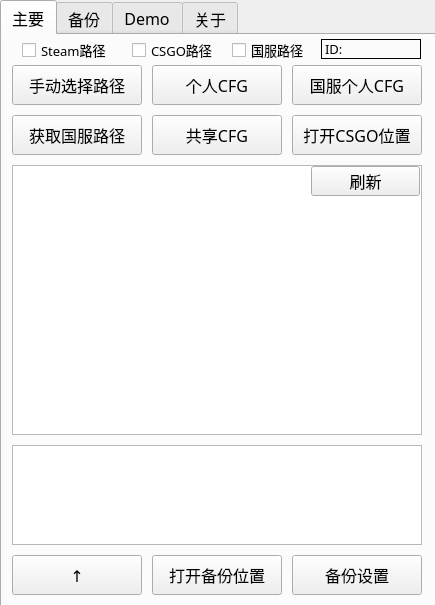
<?xml version="1.0" encoding="UTF-8"?>
<ui version="4.0">
 <class>MainWindow</class>
 <widget class="QMainWindow" name="MainWindow">
  <property name="geometry">
   <rect>
    <x>0</x>
    <y>0</y>
    <width>435</width>
    <height>605</height>
   </rect>
  </property>
  <property name="minimumSize">
   <size>
    <width>435</width>
    <height>605</height>
   </size>
  </property>
  <property name="maximumSize">
   <size>
    <width>435</width>
    <height>605</height>
   </size>
  </property>
  <property name="font">
   <font>
    <family>微软雅黑</family>
    <pointsize>10</pointsize>
   </font>
  </property>
  <property name="windowTitle">
   <string>MainWindow</string>
  </property>
  <widget class="QWidget" name="centralwidget">
   <property name="minimumSize">
    <size>
     <width>435</width>
     <height>605</height>
    </size>
   </property>
   <property name="maximumSize">
    <size>
     <width>435</width>
     <height>605</height>
    </size>
   </property>
   <property name="font">
    <font>
     <family>微软雅黑</family>
     <pointsize>10</pointsize>
     <weight>50</weight>
     <bold>false</bold>
    </font>
   </property>
   <widget class="QTabWidget" name="tabWidget">
    <property name="enabled">
     <bool>true</bool>
    </property>
    <property name="geometry">
     <rect>
      <x>0</x>
      <y>0</y>
      <width>440</width>
      <height>610</height>
     </rect>
    </property>
    <property name="minimumSize">
     <size>
      <width>440</width>
      <height>610</height>
     </size>
    </property>
    <property name="maximumSize">
     <size>
      <width>440</width>
      <height>610</height>
     </size>
    </property>
    <property name="font">
     <font>
      <family>微软雅黑</family>
      <pointsize>12</pointsize>
      <weight>50</weight>
      <bold>false</bold>
     </font>
    </property>
    <property name="tabPosition">
     <enum>QTabWidget::North</enum>
    </property>
    <property name="tabShape">
     <enum>QTabWidget::Rounded</enum>
    </property>
    <property name="currentIndex">
     <number>0</number>
    </property>
    <property name="tabBarAutoHide">
     <bool>false</bool>
    </property>
    <widget class="QWidget" name="TabMain">
     <property name="enabled">
      <bool>true</bool>
     </property>
     <property name="minimumSize">
      <size>
       <width>440</width>
       <height>605</height>
      </size>
     </property>
     <attribute name="title">
      <string>主要</string>
     </attribute>
     <widget class="QTableWidget" name="userdata">
      <property name="enabled">
       <bool>true</bool>
      </property>
      <property name="geometry">
       <rect>
        <x>10</x>
        <y>130</y>
        <width>410</width>
        <height>270</height>
       </rect>
      </property>
      <property name="font">
       <font>
        <family>微软雅黑</family>
        <pointsize>12</pointsize>
        <weight>50</weight>
        <bold>false</bold>
       </font>
      </property>
      <property name="styleSheet">
       <string notr="true"/>
      </property>
      <property name="frameShape">
       <enum>QFrame::StyledPanel</enum>
      </property>
      <property name="frameShadow">
       <enum>QFrame::Sunken</enum>
      </property>
      <property name="verticalScrollBarPolicy">
       <enum>Qt::ScrollBarAlwaysOff</enum>
      </property>
      <property name="horizontalScrollBarPolicy">
       <enum>Qt::ScrollBarAlwaysOff</enum>
      </property>
      <property name="textElideMode">
       <enum>Qt::ElideRight</enum>
      </property>
      <property name="verticalScrollMode">
       <enum>QAbstractItemView::ScrollPerPixel</enum>
      </property>
      <property name="horizontalScrollMode">
       <enum>QAbstractItemView::ScrollPerPixel</enum>
      </property>
      <property name="rowCount">
       <number>0</number>
      </property>
      <property name="columnCount">
       <number>0</number>
      </property>
      <attribute name="horizontalHeaderHighlightSections">
       <bool>false</bool>
      </attribute>
      <attribute name="verticalHeaderVisible">
       <bool>false</bool>
      </attribute>
      <attribute name="verticalHeaderHighlightSections">
       <bool>false</bool>
      </attribute>
     </widget>
     <widget class="QPushButton" name="opencsgocfg">
      <property name="geometry">
       <rect>
        <x>150</x>
        <y>80</y>
        <width>130</width>
        <height>40</height>
       </rect>
      </property>
      <property name="font">
       <font>
        <family>微软雅黑</family>
        <pointsize>12</pointsize>
        <weight>50</weight>
        <bold>false</bold>
       </font>
      </property>
      <property name="text">
       <string>共享CFG</string>
      </property>
     </widget>
     <widget class="QPushButton" name="openlocalcfg">
      <property name="geometry">
       <rect>
        <x>150</x>
        <y>30</y>
        <width>130</width>
        <height>40</height>
       </rect>
      </property>
      <property name="font">
       <font>
        <family>微软雅黑</family>
        <pointsize>12</pointsize>
        <weight>50</weight>
        <bold>false</bold>
       </font>
      </property>
      <property name="text">
       <string>个人CFG</string>
      </property>
     </widget>
     <widget class="QPushButton" name="manualBtn">
      <property name="geometry">
       <rect>
        <x>10</x>
        <y>30</y>
        <width>130</width>
        <height>40</height>
       </rect>
      </property>
      <property name="font">
       <font>
        <family>微软雅黑</family>
        <pointsize>12</pointsize>
        <weight>50</weight>
        <bold>false</bold>
       </font>
      </property>
      <property name="text">
       <string>手动选择路径</string>
      </property>
     </widget>
     <widget class="QPushButton" name="openCNlocalcfg">
      <property name="geometry">
       <rect>
        <x>290</x>
        <y>30</y>
        <width>130</width>
        <height>40</height>
       </rect>
      </property>
      <property name="font">
       <font>
        <family>微软雅黑</family>
        <pointsize>12</pointsize>
        <weight>50</weight>
        <bold>false</bold>
       </font>
      </property>
      <property name="text">
       <string>国服个人CFG</string>
      </property>
     </widget>
     <widget class="QPushButton" name="getUserDataBtn">
      <property name="geometry">
       <rect>
        <x>309</x>
        <y>131</y>
        <width>109</width>
        <height>30</height>
       </rect>
      </property>
      <property name="font">
       <font>
        <family>微软雅黑</family>
        <pointsize>12</pointsize>
        <weight>50</weight>
        <bold>false</bold>
       </font>
      </property>
      <property name="text">
       <string>刷新</string>
      </property>
     </widget>
     <widget class="QPushButton" name="getLauncherPathBtn">
      <property name="geometry">
       <rect>
        <x>10</x>
        <y>80</y>
        <width>130</width>
        <height>40</height>
       </rect>
      </property>
      <property name="font">
       <font>
        <family>微软雅黑</family>
        <pointsize>12</pointsize>
        <weight>50</weight>
        <bold>false</bold>
       </font>
      </property>
      <property name="text">
       <string>获取国服路径</string>
      </property>
     </widget>
     <widget class="QPushButton" name="backupSetting">
      <property name="geometry">
       <rect>
        <x>290</x>
        <y>520</y>
        <width>130</width>
        <height>40</height>
       </rect>
      </property>
      <property name="font">
       <font>
        <family>微软雅黑</family>
        <pointsize>12</pointsize>
        <weight>50</weight>
        <bold>false</bold>
       </font>
      </property>
      <property name="text">
       <string>备份设置</string>
      </property>
     </widget>
     <widget class="QPushButton" name="openBackupLoc">
      <property name="geometry">
       <rect>
        <x>150</x>
        <y>520</y>
        <width>130</width>
        <height>40</height>
       </rect>
      </property>
      <property name="font">
       <font>
        <family>微软雅黑</family>
        <pointsize>12</pointsize>
        <weight>50</weight>
        <bold>false</bold>
       </font>
      </property>
      <property name="text">
       <string>打开备份位置</string>
      </property>
     </widget>
     <widget class="QTableWidget" name="backupdata">
      <property name="geometry">
       <rect>
        <x>10</x>
        <y>410</y>
        <width>410</width>
        <height>100</height>
       </rect>
      </property>
      <property name="font">
       <font>
        <family>微软雅黑</family>
        <pointsize>10</pointsize>
        <weight>50</weight>
        <bold>false</bold>
       </font>
      </property>
      <property name="verticalScrollBarPolicy">
       <enum>Qt::ScrollBarAlwaysOff</enum>
      </property>
      <property name="horizontalScrollBarPolicy">
       <enum>Qt::ScrollBarAlwaysOff</enum>
      </property>
      <attribute name="horizontalHeaderHighlightSections">
       <bool>false</bool>
      </attribute>
      <attribute name="verticalHeaderVisible">
       <bool>false</bool>
      </attribute>
      <attribute name="verticalHeaderHighlightSections">
       <bool>false</bool>
      </attribute>
     </widget>
     <widget class="QCheckBox" name="checkSteamPath">
      <property name="enabled">
       <bool>true</bool>
      </property>
      <property name="geometry">
       <rect>
        <x>20</x>
        <y>5</y>
        <width>100</width>
        <height>20</height>
       </rect>
      </property>
      <property name="font">
       <font>
        <family>微软雅黑</family>
        <pointsize>10</pointsize>
        <weight>50</weight>
        <bold>false</bold>
       </font>
      </property>
      <property name="layoutDirection">
       <enum>Qt::LeftToRight</enum>
      </property>
      <property name="text">
       <string>Steam路径</string>
      </property>
      <property name="checkable">
       <bool>true</bool>
      </property>
      <property name="checked">
       <bool>false</bool>
      </property>
      <property name="tristate">
       <bool>false</bool>
      </property>
     </widget>
     <widget class="QCheckBox" name="checkLauncherPath">
      <property name="enabled">
       <bool>true</bool>
      </property>
      <property name="geometry">
       <rect>
        <x>230</x>
        <y>5</y>
        <width>90</width>
        <height>20</height>
       </rect>
      </property>
      <property name="font">
       <font>
        <family>微软雅黑</family>
        <pointsize>10</pointsize>
        <weight>50</weight>
        <bold>false</bold>
       </font>
      </property>
      <property name="layoutDirection">
       <enum>Qt::LeftToRight</enum>
      </property>
      <property name="autoFillBackground">
       <bool>false</bool>
      </property>
      <property name="text">
       <string>国服路径</string>
      </property>
     </widget>
     <widget class="QCheckBox" name="checkCsgoPath">
      <property name="enabled">
       <bool>true</bool>
      </property>
      <property name="geometry">
       <rect>
        <x>130</x>
        <y>5</y>
        <width>100</width>
        <height>20</height>
       </rect>
      </property>
      <property name="font">
       <font>
        <family>微软雅黑</family>
        <pointsize>10</pointsize>
        <weight>50</weight>
        <bold>false</bold>
       </font>
      </property>
      <property name="layoutDirection">
       <enum>Qt::LeftToRight</enum>
      </property>
      <property name="text">
       <string>CSGO路径</string>
      </property>
     </widget>
     <widget class="QPushButton" name="zipBackupdata">
      <property name="geometry">
       <rect>
        <x>10</x>
        <y>520</y>
        <width>130</width>
        <height>40</height>
       </rect>
      </property>
      <property name="font">
       <font>
        <family>微软雅黑</family>
        <pointsize>12</pointsize>
        <weight>50</weight>
        <bold>false</bold>
       </font>
      </property>
      <property name="text">
       <string>↑</string>
      </property>
     </widget>
     <widget class="QLabel" name="checkSteamID">
      <property name="geometry">
       <rect>
        <x>319</x>
        <y>4</y>
        <width>100</width>
        <height>20</height>
       </rect>
      </property>
      <property name="font">
       <font>
        <family>微软雅黑</family>
        <pointsize>10</pointsize>
        <weight>50</weight>
        <bold>false</bold>
       </font>
      </property>
      <property name="frameShape">
       <enum>QFrame::Box</enum>
      </property>
      <property name="text">
       <string>ID: </string>
      </property>
     </widget>
     <widget class="QPushButton" name="opencsgoDir">
      <property name="geometry">
       <rect>
        <x>290</x>
        <y>80</y>
        <width>130</width>
        <height>40</height>
       </rect>
      </property>
      <property name="font">
       <font>
        <family>微软雅黑</family>
        <pointsize>12</pointsize>
        <weight>50</weight>
        <bold>false</bold>
       </font>
      </property>
      <property name="text">
       <string>打开CSGO位置</string>
      </property>
     </widget>
     <zorder>userdata</zorder>
     <zorder>backupdata</zorder>
     <zorder>opencsgocfg</zorder>
     <zorder>openlocalcfg</zorder>
     <zorder>manualBtn</zorder>
     <zorder>openCNlocalcfg</zorder>
     <zorder>getUserDataBtn</zorder>
     <zorder>getLauncherPathBtn</zorder>
     <zorder>backupSetting</zorder>
     <zorder>openBackupLoc</zorder>
     <zorder>checkSteamPath</zorder>
     <zorder>checkLauncherPath</zorder>
     <zorder>checkCsgoPath</zorder>
     <zorder>zipBackupdata</zorder>
     <zorder>checkSteamID</zorder>
     <zorder>opencsgoDir</zorder>
    </widget>
    <widget class="QWidget" name="TabSetting">
     <attribute name="title">
      <string>备份</string>
     </attribute>
     <widget class="QPushButton" name="solveVAC">
      <property name="enabled">
       <bool>false</bool>
      </property>
      <property name="geometry">
       <rect>
        <x>290</x>
        <y>60</y>
        <width>130</width>
        <height>40</height>
       </rect>
      </property>
      <property name="font">
       <font>
        <family>微软雅黑</family>
        <pointsize>12</pointsize>
        <weight>50</weight>
        <bold>false</bold>
       </font>
      </property>
      <property name="text">
       <string>解决VAC验证</string>
      </property>
     </widget>
     <widget class="QPushButton" name="reloadHarmony">
      <property name="geometry">
       <rect>
        <x>290</x>
        <y>160</y>
        <width>130</width>
        <height>40</height>
       </rect>
      </property>
      <property name="font">
       <font>
        <family>微软雅黑</family>
        <pointsize>12</pointsize>
        <weight>50</weight>
        <bold>false</bold>
       </font>
      </property>
      <property name="text">
       <string>反和谐恢复</string>
      </property>
     </widget>
     <widget class="QPushButton" name="antiHarmony">
      <property name="geometry">
       <rect>
        <x>290</x>
        <y>110</y>
        <width>130</width>
        <height>40</height>
       </rect>
      </property>
      <property name="font">
       <font>
        <family>微软雅黑</family>
        <pointsize>12</pointsize>
        <weight>50</weight>
        <bold>false</bold>
       </font>
      </property>
      <property name="text">
       <string>国服反和谐</string>
      </property>
     </widget>
     <widget class="QPlainTextEdit" name="debug">
      <property name="enabled">
       <bool>false</bool>
      </property>
      <property name="geometry">
       <rect>
        <x>10</x>
        <y>210</y>
        <width>410</width>
        <height>350</height>
       </rect>
      </property>
      <property name="font">
       <font>
        <family>微软雅黑</family>
        <pointsize>12</pointsize>
        <weight>50</weight>
        <bold>false</bold>
       </font>
      </property>
      <property name="plainText">
       <string/>
      </property>
      <property name="placeholderText">
       <string>debug</string>
      </property>
     </widget>
     <widget class="QPushButton" name="ManualSteamID">
      <property name="geometry">
       <rect>
        <x>290</x>
        <y>10</y>
        <width>130</width>
        <height>40</height>
       </rect>
      </property>
      <property name="font">
       <font>
        <family>微软雅黑</family>
        <pointsize>12</pointsize>
        <weight>50</weight>
        <bold>false</bold>
       </font>
      </property>
      <property name="text">
       <string>确定</string>
      </property>
     </widget>
     <widget class="QTextEdit" name="textID">
      <property name="geometry">
       <rect>
        <x>10</x>
        <y>10</y>
        <width>270</width>
        <height>40</height>
       </rect>
      </property>
      <property name="font">
       <font>
        <family>微软雅黑</family>
        <pointsize>16</pointsize>
        <weight>50</weight>
        <bold>false</bold>
       </font>
      </property>
      <property name="styleSheet">
       <string notr="true"/>
      </property>
      <property name="verticalScrollBarPolicy">
       <enum>Qt::ScrollBarAlwaysOff</enum>
      </property>
      <property name="horizontalScrollBarPolicy">
       <enum>Qt::ScrollBarAlwaysOff</enum>
      </property>
      <property name="html">
       <string>&lt;!DOCTYPE HTML PUBLIC &quot;-//W3C//DTD HTML 4.0//EN&quot; &quot;http://www.w3.org/TR/REC-html40/strict.dtd&quot;&gt;
&lt;html&gt;&lt;head&gt;&lt;meta name=&quot;qrichtext&quot; content=&quot;1&quot; /&gt;&lt;style type=&quot;text/css&quot;&gt;
p, li { white-space: pre-wrap; }
&lt;/style&gt;&lt;/head&gt;&lt;body style=&quot; font-family:'微软雅黑','微软雅黑','微软雅黑','微软雅黑'; font-size:16pt; font-weight:400; font-style:normal;&quot;&gt;
&lt;p style=&quot;-qt-paragraph-type:empty; margin-top:0px; margin-bottom:0px; margin-left:0px; margin-right:0px; -qt-block-indent:0; text-indent:0px; font-family:'微软雅黑'; font-size:14pt;&quot;&gt;&lt;br /&gt;&lt;/p&gt;&lt;/body&gt;&lt;/html&gt;</string>
      </property>
      <property name="placeholderText">
       <string> 手动输入SteamID</string>
      </property>
     </widget>
    </widget>
    <widget class="QWidget" name="TabDemo">
     <attribute name="title">
      <string>Demo</string>
     </attribute>
     <widget class="QCheckBox" name="autoDownload">
      <property name="geometry">
       <rect>
        <x>20</x>
        <y>470</y>
        <width>190</width>
        <height>40</height>
       </rect>
      </property>
      <property name="font">
       <font>
        <family>微软雅黑</family>
        <pointsize>12</pointsize>
        <weight>50</weight>
        <bold>false</bold>
       </font>
      </property>
      <property name="layoutDirection">
       <enum>Qt::LeftToRight</enum>
      </property>
      <property name="text">
       <string>自动开始下载       </string>
      </property>
     </widget>
     <widget class="QTextEdit" name="dragArea">
      <property name="geometry">
       <rect>
        <x>10</x>
        <y>40</y>
        <width>410</width>
        <height>190</height>
       </rect>
      </property>
      <property name="sizePolicy">
       <sizepolicy hsizetype="Expanding" vsizetype="Expanding">
        <horstretch>0</horstretch>
        <verstretch>0</verstretch>
       </sizepolicy>
      </property>
      <property name="font">
       <font>
        <family>微软雅黑</family>
        <pointsize>12</pointsize>
        <weight>50</weight>
        <bold>false</bold>
       </font>
      </property>
      <property name="styleSheet">
       <string notr="true"/>
      </property>
      <property name="frameShape">
       <enum>QFrame::StyledPanel</enum>
      </property>
      <property name="frameShadow">
       <enum>QFrame::Plain</enum>
      </property>
      <property name="verticalScrollBarPolicy">
       <enum>Qt::ScrollBarAlwaysOff</enum>
      </property>
      <property name="horizontalScrollBarPolicy">
       <enum>Qt::ScrollBarAlwaysOff</enum>
      </property>
      <property name="cursorWidth">
       <number>0</number>
      </property>
      <property name="placeholderText">
       <string/>
      </property>
     </widget>
     <widget class="QTextEdit" name="dispURL">
      <property name="geometry">
       <rect>
        <x>10</x>
        <y>269</y>
        <width>410</width>
        <height>190</height>
       </rect>
      </property>
      <property name="font">
       <font>
        <family>微软雅黑</family>
        <pointsize>12</pointsize>
        <weight>50</weight>
        <bold>false</bold>
       </font>
      </property>
     </widget>
     <widget class="QPushButton" name="clipURL">
      <property name="geometry">
       <rect>
        <x>210</x>
        <y>520</y>
        <width>210</width>
        <height>40</height>
       </rect>
      </property>
      <property name="font">
       <font>
        <family>微软雅黑</family>
        <pointsize>12</pointsize>
        <weight>50</weight>
        <bold>false</bold>
       </font>
      </property>
      <property name="text">
       <string>复制链接</string>
      </property>
     </widget>
     <widget class="QPushButton" name="downURL">
      <property name="geometry">
       <rect>
        <x>210</x>
        <y>470</y>
        <width>210</width>
        <height>40</height>
       </rect>
      </property>
      <property name="font">
       <font>
        <family>微软雅黑</family>
        <pointsize>12</pointsize>
        <weight>50</weight>
        <bold>false</bold>
       </font>
      </property>
      <property name="text">
       <string>开始下载</string>
      </property>
     </widget>
     <widget class="QCheckBox" name="autoClip">
      <property name="geometry">
       <rect>
        <x>20</x>
        <y>520</y>
        <width>190</width>
        <height>40</height>
       </rect>
      </property>
      <property name="font">
       <font>
        <family>微软雅黑</family>
        <pointsize>12</pointsize>
        <weight>50</weight>
        <bold>false</bold>
       </font>
      </property>
      <property name="layoutDirection">
       <enum>Qt::LeftToRight</enum>
      </property>
      <property name="text">
       <string>自动复制到剪贴板</string>
      </property>
     </widget>
     <widget class="QLabel" name="labelDispURL">
      <property name="geometry">
       <rect>
        <x>10</x>
        <y>240</y>
        <width>410</width>
        <height>30</height>
       </rect>
      </property>
      <property name="font">
       <font>
        <family>微软雅黑</family>
        <pointsize>12</pointsize>
        <weight>50</weight>
        <bold>false</bold>
       </font>
      </property>
      <property name="text">
       <string>生成的链接：</string>
      </property>
     </widget>
     <widget class="QLabel" name="labelSharecode">
      <property name="geometry">
       <rect>
        <x>10</x>
        <y>10</y>
        <width>410</width>
        <height>30</height>
       </rect>
      </property>
      <property name="font">
       <font>
        <family>微软雅黑</family>
        <pointsize>12</pointsize>
        <weight>50</weight>
        <bold>false</bold>
       </font>
      </property>
      <property name="text">
       <string>DEMO分享链接转换：（拖拽或粘贴到此处，等待10s）</string>
      </property>
     </widget>
     <widget class="QLabel" name="labelDragArea">
      <property name="geometry">
       <rect>
        <x>10</x>
        <y>40</y>
        <width>410</width>
        <height>190</height>
       </rect>
      </property>
      <property name="font">
       <font>
        <family>微软雅黑</family>
        <pointsize>40</pointsize>
        <weight>50</weight>
        <bold>false</bold>
       </font>
      </property>
      <property name="styleSheet">
       <string notr="true">color: gray;</string>
      </property>
      <property name="text">
       <string>拖拽/粘贴</string>
      </property>
      <property name="alignment">
       <set>Qt::AlignCenter</set>
      </property>
     </widget>
    </widget>
    <widget class="QWidget" name="TabInfo">
     <property name="enabled">
      <bool>true</bool>
     </property>
     <property name="minimumSize">
      <size>
       <width>400</width>
       <height>500</height>
      </size>
     </property>
     <attribute name="title">
      <string>关于</string>
     </attribute>
     <widget class="QTextEdit" name="textEdit">
      <property name="enabled">
       <bool>true</bool>
      </property>
      <property name="geometry">
       <rect>
        <x>10</x>
        <y>10</y>
        <width>410</width>
        <height>550</height>
       </rect>
      </property>
      <property name="font">
       <font>
        <family>微软雅黑</family>
        <pointsize>18</pointsize>
        <weight>50</weight>
        <bold>false</bold>
       </font>
      </property>
      <property name="styleSheet">
       <string notr="true">background-color:Gainsboro;
border-radius:10px;</string>
      </property>
      <property name="verticalScrollBarPolicy">
       <enum>Qt::ScrollBarAlwaysOff</enum>
      </property>
      <property name="horizontalScrollBarPolicy">
       <enum>Qt::ScrollBarAlwaysOff</enum>
      </property>
      <property name="html">
       <string>&lt;!DOCTYPE HTML PUBLIC &quot;-//W3C//DTD HTML 4.0//EN&quot; &quot;http://www.w3.org/TR/REC-html40/strict.dtd&quot;&gt;
&lt;html&gt;&lt;head&gt;&lt;meta name=&quot;qrichtext&quot; content=&quot;1&quot; /&gt;&lt;style type=&quot;text/css&quot;&gt;
p, li { white-space: pre-wrap; }
&lt;/style&gt;&lt;/head&gt;&lt;body style=&quot; font-family:'微软雅黑'; font-size:18pt; font-weight:400; font-style:normal;&quot;&gt;
&lt;p align=&quot;center&quot; style=&quot; margin-top:0px; margin-bottom:0px; margin-left:0px; margin-right:0px; -qt-block-indent:0; text-indent:0px;&quot;&gt;&lt;span style=&quot; font-family:'更纱黑体 SC';&quot;&gt;CSGO工具箱V1.0.2&lt;/span&gt;&lt;/p&gt;
&lt;p align=&quot;center&quot; style=&quot; margin-top:0px; margin-bottom:0px; margin-left:0px; margin-right:0px; -qt-block-indent:0; text-indent:0px;&quot;&gt;-----------------&lt;/p&gt;
&lt;p align=&quot;center&quot; style=&quot; margin-top:0px; margin-bottom:0px; margin-left:0px; margin-right:0px; -qt-block-indent:0; text-indent:0px;&quot;&gt;&lt;span style=&quot; font-family:'更纱黑体 SC';&quot;&gt;@Purp1e&lt;/span&gt;&lt;/p&gt;
&lt;p align=&quot;center&quot; style=&quot;-qt-paragraph-type:empty; margin-top:0px; margin-bottom:0px; margin-left:0px; margin-right:0px; -qt-block-indent:0; text-indent:0px; font-family:'更纱黑体 SC';&quot;&gt;&lt;br /&gt;&lt;/p&gt;
&lt;p align=&quot;center&quot; style=&quot; margin-top:0px; margin-bottom:0px; margin-left:0px; margin-right:0px; -qt-block-indent:0; text-indent:0px;&quot;&gt;&lt;span style=&quot; font-family:'Sarasa Gothic SC';&quot;&gt;鸣谢&lt;/span&gt;&lt;/p&gt;
&lt;p align=&quot;center&quot; style=&quot; margin-top:0px; margin-bottom:0px; margin-left:0px; margin-right:0px; -qt-block-indent:0; text-indent:0px;&quot;&gt;&lt;span style=&quot; font-family:'Sarasa Gothic SC';&quot;&gt;Tugend&lt;/span&gt;&lt;/p&gt;
&lt;p align=&quot;center&quot; style=&quot; margin-top:0px; margin-bottom:0px; margin-left:0px; margin-right:0px; -qt-block-indent:0; text-indent:0px;&quot;&gt;&lt;span style=&quot; font-family:'Sarasa Gothic SC';&quot;&gt;隐藏在拖更的黄鱼&lt;/span&gt;&lt;/p&gt;
&lt;p align=&quot;center&quot; style=&quot; margin-top:0px; margin-bottom:0px; margin-left:0px; margin-right:0px; -qt-block-indent:0; text-indent:0px;&quot;&gt;-----------------&lt;/p&gt;
&lt;p align=&quot;center&quot; style=&quot; margin-top:0px; margin-bottom:0px; margin-left:0px; margin-right:0px; -qt-block-indent:0; text-indent:0px;&quot;&gt;&lt;span style=&quot; font-family:'Sarasa Gothic SC';&quot;&gt;Github地址&lt;/span&gt;&lt;/p&gt;
&lt;p align=&quot;center&quot; style=&quot; margin-top:0px; margin-bottom:0px; margin-left:0px; margin-right:0px; -qt-block-indent:0; text-indent:0px;&quot;&gt;&lt;a href=&quot;https://github.com/Purple-CSGO/CSGO-Toolbox&quot;&gt;&lt;span style=&quot; font-family:'更纱黑体 SC'; text-decoration: underline; color:#0000ff;&quot;&gt;https://github.com/Purple-CSGO/CSGO-Toolbox&lt;/span&gt;&lt;/a&gt;&lt;/p&gt;
&lt;p align=&quot;center&quot; style=&quot; margin-top:0px; margin-bottom:0px; margin-left:0px; margin-right:0px; -qt-block-indent:0; text-indent:0px;&quot;&gt;-----------------&lt;/p&gt;
&lt;p align=&quot;center&quot; style=&quot; margin-top:0px; margin-bottom:0px; margin-left:0px; margin-right:0px; -qt-block-indent:0; text-indent:0px;&quot;&gt;&lt;span style=&quot; font-family:'Sarasa Gothic SC';&quot;&gt;更新地址&lt;/span&gt;&lt;/p&gt;
&lt;p align=&quot;center&quot; style=&quot; margin-top:0px; margin-bottom:0px; margin-left:0px; margin-right:0px; -qt-block-indent:0; text-indent:0px;&quot;&gt;&lt;a href=&quot;https://github.com/Purple-CSGO/CSGO-Toolbox/releases&quot;&gt;&lt;span style=&quot; font-family:'更纱黑体 SC'; text-decoration: underline; color:#0000ff;&quot;&gt;https://github.com/Purple-CSGO/CSGO-Toolbox/releases&lt;/span&gt;&lt;/a&gt;&lt;/p&gt;&lt;/body&gt;&lt;/html&gt;</string>
      </property>
     </widget>
    </widget>
   </widget>
  </widget>
 </widget>
 <resources/>
 <connections/>
</ui>
